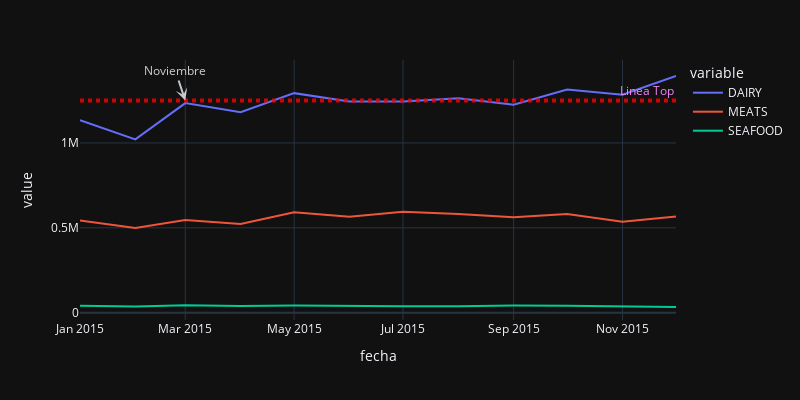

Notebook code for this chart:
### Code cell
fig = px.line(
    df,
    width=800, # ancho de la figura
    height=400, # altura de la figura
    template='plotly_dark' # plotly, plotly_white, plotly_dark, ggplot2, seaborn, simple_white, none
)
fig.add_annotation(
    x='2015-03',
    y='1250000',
    text='Noviembre',
    opacity=0.8,
    font={
        'size':12,
        'color':'white',
    },
    showarrow=True,
    arrowsize=1,
    arrowwidth=2,
    arrowhead=3, # 0 al 8
)
fig.add_hline(
    y=1250000,
    annotation_text='Linea Top',
    annotation_position='top right', # 'top left', 'top right', 'bottom left', 'bottom right'
    annotation_font_color='violet',
    annotation_font_size=12,
    line_dash='dot', # 'solid', 'dot', 'dash', 'longdash', 'dashdot', 'longdashdot'
    opacity=0.8,
    line_width=4,
    line_color='red'
)
fig.show()

### Figure 1 — Plotly figure (JSON) as saved in the notebook; plotly's stock layout.template omitted (floating-point values rounded to 4 significant figures)
{"data": [{"hovertemplate": "variable=DAIRY<br>fecha=%{x}<br>value=%{y}<extra></extra>", "legendgroup": "DAIRY", "line": {"color": "#636efa", "dash": "solid"}, "marker": {"symbol": "circle"}, "mode": "lines", "name": "DAIRY", "orientation": "v", "showlegend": true, "type": "scatter", "x": ["2015-01", "2015-02", "2015-03", "2015-04", "2015-05", "2015-06", "2015-07", "2015-08", "2015-09", "2015-10", "2015-11", "2015-12"], "xaxis": "x", "y": [1135000.0, 1021000.0, 1235000.0, 1181000.0, 1293000.0, 1244000.0, 1245000.0, 1263000.0, 1225000.0, 1315000.0, 1284000.0, 1395000.0], "yaxis": "y"}, {"hovertemplate": "variable=MEATS<br>fecha=%{x}<br>value=%{y}<extra></extra>", "legendgroup": "MEATS", "line": {"color": "#EF553B", "dash": "solid"}, "marker": {"symbol": "circle"}, "mode": "lines", "name": "MEATS", "orientation": "v", "showlegend": true, "type": "scatter", "x": ["2015-01", "2015-02", "2015-03", "2015-04", "2015-05", "2015-06", "2015-07", "2015-08", "2015-09", "2015-10", "2015-11", "2015-12"], "xaxis": "x", "y": [543100.0, 498700.0, 546500.0, 522300.0, 591700.0, 565000.0, 594900.0, 581200.0, 562700.0, 580800.0, 535900.0, 567400.0], "yaxis": "y"}, {"hovertemplate": "variable=SEAFOOD<br>fecha=%{x}<br>value=%{y}<extra></extra>", "legendgroup": "SEAFOOD", "line": {"color": "#00cc96", "dash": "solid"}, "marker": {"symbol": "circle"}, "mode": "lines", "name": "SEAFOOD", "orientation": "v", "showlegend": true, "type": "scatter", "x": ["2015-01", "2015-02", "2015-03", "2015-04", "2015-05", "2015-06", "2015-07", "2015-08", "2015-09", "2015-10", "2015-11", "2015-12"], "xaxis": "x", "y": [40470.0, 36070.0, 43810.0, 39980.0, 42510.0, 38780.0, 38540.0, 37770.0, 41910.0, 41420.0, 38820.0, 33730.0], "yaxis": "y"}], "layout": {"annotations": [{"arrowhead": 3, "arrowsize": 1, "arrowwidth": 2, "font": {"color": "white", "size": 12}, "opacity": 0.8, "showarrow": true, "text": "Noviembre", "x": "2015-03", "y": "1250000"}, {"font": {"color": "violet", "size": 12}, "showarrow": false, "text": "Linea Top", "x": 1, "xanchor": "right", "xref": "x domain", "y": 1250000, "yanchor": "bottom", "yref": "y"}], "height": 400, "legend": {"title": {"text": "variable"}, "tracegroupgap": 0}, "margin": {"t": 60}, "shapes": [{"line": {"color": "red", "dash": "dot", "width": 4}, "opacity": 0.8, "type": "line", "x0": 0, "x1": 1, "xref": "x domain", "y0": 1250000, "y1": 1250000, "yref": "y"}], "width": 800, "xaxis": {"anchor": "y", "domain": [0, 1], "title": {"text": "fecha"}}, "yaxis": {"anchor": "x", "domain": [0, 1], "title": {"text": "value"}}}}
